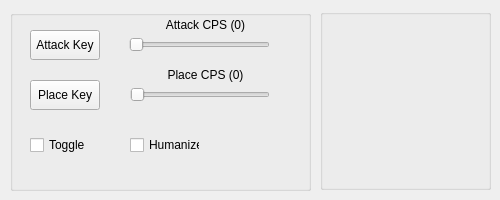
<?xml version="1.0" encoding="UTF-8"?>
<ui version="4.0">
 <class>MainWindow</class>
 <widget class="QMainWindow" name="MainWindow">
  <property name="windowModality">
   <enum>Qt::NonModal</enum>
  </property>
  <property name="geometry">
   <rect>
    <x>0</x>
    <y>0</y>
    <width>500</width>
    <height>200</height>
   </rect>
  </property>
  <property name="minimumSize">
   <size>
    <width>0</width>
    <height>0</height>
   </size>
  </property>
  <property name="maximumSize">
   <size>
    <width>9999</width>
    <height>9999</height>
   </size>
  </property>
  <property name="windowTitle">
   <string/>
  </property>
  <property name="unifiedTitleAndToolBarOnMac">
   <bool>false</bool>
  </property>
  <widget class="QWidget" name="centralwidget">
   <widget class="QGroupBox" name="settings_group">
    <property name="geometry">
     <rect>
      <x>10</x>
      <y>10</y>
      <width>301</width>
      <height>181</height>
     </rect>
    </property>
    <property name="title">
     <string/>
    </property>
    <widget class="QPushButton" name="get_attack_key">
     <property name="geometry">
      <rect>
       <x>20</x>
       <y>20</y>
       <width>70</width>
       <height>30</height>
      </rect>
     </property>
     <property name="text">
      <string>Attack Key</string>
     </property>
    </widget>
    <widget class="QPushButton" name="get_place_key">
     <property name="geometry">
      <rect>
       <x>20</x>
       <y>70</y>
       <width>70</width>
       <height>30</height>
      </rect>
     </property>
     <property name="text">
      <string>Place Key</string>
     </property>
    </widget>
    <widget class="QSlider" name="cps_place">
     <property name="geometry">
      <rect>
       <x>120</x>
       <y>70</y>
       <width>140</width>
       <height>30</height>
      </rect>
     </property>
     <property name="maximum">
      <number>100</number>
     </property>
     <property name="pageStep">
      <number>0</number>
     </property>
     <property name="orientation">
      <enum>Qt::Horizontal</enum>
     </property>
    </widget>
    <widget class="QSlider" name="cps_attack">
     <property name="geometry">
      <rect>
       <x>119</x>
       <y>20</y>
       <width>141</width>
       <height>30</height>
      </rect>
     </property>
     <property name="maximum">
      <number>100</number>
     </property>
     <property name="pageStep">
      <number>0</number>
     </property>
     <property name="orientation">
      <enum>Qt::Horizontal</enum>
     </property>
     <property name="tickPosition">
      <enum>QSlider::NoTicks</enum>
     </property>
    </widget>
    <widget class="QCheckBox" name="humanize">
     <property name="geometry">
      <rect>
       <x>120</x>
       <y>120</y>
       <width>70</width>
       <height>30</height>
      </rect>
     </property>
     <property name="text">
      <string>Humanize</string>
     </property>
    </widget>
    <widget class="QCheckBox" name="toggle">
     <property name="geometry">
      <rect>
       <x>20</x>
       <y>120</y>
       <width>70</width>
       <height>30</height>
      </rect>
     </property>
     <property name="text">
      <string>Toggle</string>
     </property>
    </widget>
    <widget class="QLabel" name="place_label">
     <property name="geometry">
      <rect>
       <x>130</x>
       <y>50</y>
       <width>131</width>
       <height>30</height>
      </rect>
     </property>
     <property name="text">
      <string>Place CPS (0)</string>
     </property>
     <property name="alignment">
      <set>Qt::AlignCenter</set>
     </property>
    </widget>
    <widget class="QLabel" name="attack_label">
     <property name="geometry">
      <rect>
       <x>130</x>
       <y>0</y>
       <width>131</width>
       <height>30</height>
      </rect>
     </property>
     <property name="text">
      <string>Attack CPS (0)</string>
     </property>
     <property name="alignment">
      <set>Qt::AlignCenter</set>
     </property>
    </widget>
   </widget>
   <widget class="QGroupBox" name="config_group">
    <property name="geometry">
     <rect>
      <x>320</x>
      <y>9</y>
      <width>171</width>
      <height>181</height>
     </rect>
    </property>
    <property name="title">
     <string/>
    </property>
   </widget>
  </widget>
 </widget>
 <resources/>
 <connections/>
 <slots>
  <signal>mousePressEvent(QMouseEvent*)</signal>
 </slots>
</ui>
